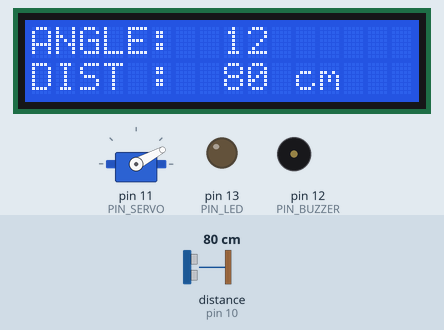
The sketch below on a simulated Arduino Uno, built with avr-gcc and run on an emulated ATmega328P. On the bench: servo, 16×2 character LCD, output pins drawn as LEDs (lit = HIGH), buzzer (waves = sounding, pin HIGH). Wiring (inferred from the names in the program): ultrasonic range finder: trigger pin 9; echo pin 10. The test bench sets the inputs (shaded band); at power-on: distance to the obstacle (sensor on pin 10) 80 cm. The echo pulse lasts 58.3 µs per cm; pins used as bus, display or sensor lines are not drawn; what the sketch prints to the serial monitor is not drawn.

Above: at 2.1 s.
2.2 s: distance to the obstacle (sensor on pin 10) set to 33 cm
At 2.65 s:
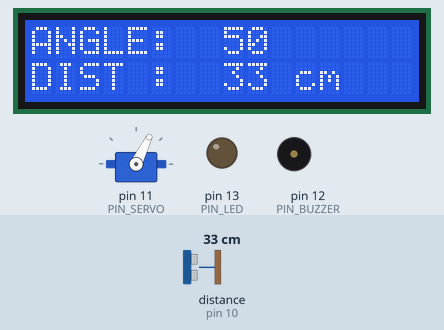
4.6 s: distance to the obstacle (sensor on pin 10) set to 28 cm
At 4.9 s:
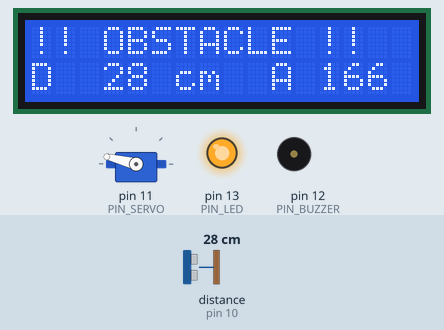
6.3 s: distance to the obstacle (sensor on pin 10) set to 36 cm
At 6.95 s:
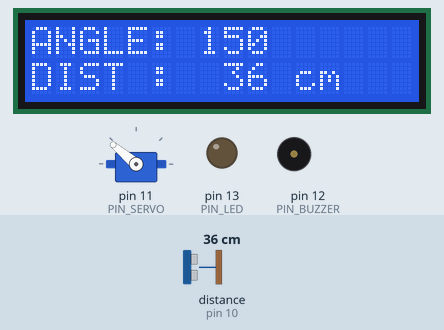
8.2 s: distance to the obstacle (sensor on pin 10) set to 2 cm
At 8.35 s:
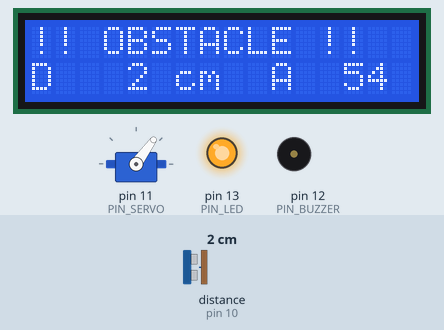
Timing chart, 0 to 11.0 s (numbered marks = the images above; inputs shaded):
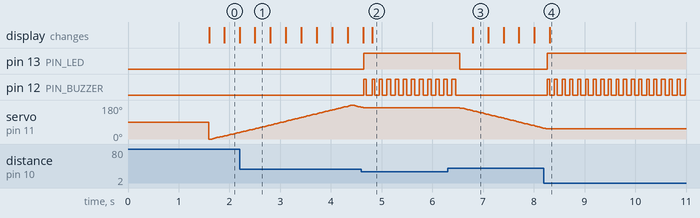

Measured:
- the behaviour switches between 31 and 30 cm on distance to the obstacle (sensor on pin 10) (found by bisection; images 1 and 2)
- the behaviour switches between 32 and 33 cm on distance to the obstacle (sensor on pin 10) (found by bisection; images 2 and 3)
- after the input at 4.6 s, pin 13 (PIN_LED): LOW → HIGH after 0.05 s; pin 12 (PIN_BUZZER): alternates HIGH for 0.07 s and LOW for 0.09 s, starting after 0.05 s; servo on pin 11 (PIN_SERVO): goes on until 4.6 s, then stays 166°; the display: first differs from a run without the input after 0.22 s (image 2)
- after the input at 6.3 s, pin 13 (PIN_LED): HIGH → LOW after 0.24 s; pin 12 (PIN_BUZZER): goes on until 6.5 s, then stays LOW; servo on pin 11 (PIN_SERVO): moves from 166° to 58° over 1.6 s, starting after 0.24 s; the display: changes after 0.50 s (image 3)
- after the input at 8.2 s, pin 13 (PIN_LED): LOW → HIGH after 0.06 s; pin 12 (PIN_BUZZER): alternates HIGH for 0.06 s and LOW for 0.09 s, starting after 0.06 s; servo on pin 11 (PIN_SERVO): goes on until 8.2 s, then stays 54°; the display: changes after 0.11 s (image 4)
- by itself, servo on pin 11 (PIN_SERVO): rises from 34° to 180° in 2.2 s, then falls to 168° in 0.18 s

The sketch:

radar.ino
```cpp
/*
 * ==========================================================================
 *  ULTRASONIC RADAR - Arduino Uno / Nano - single-file build
 * ==========================================================================
 *
 *  180 degree sweep with obstacle alarm. One sketch, three sensors: pick ONE
 *  line in section 1 (SENSOR_TYPE) and wire the matching sensor.
 *
 *   - Servo steps across 0..180 degrees and pings at every step
 *   - Anything closer than ALARM_CM (30 cm) stops the sweep, sounds the
 *     buzzer, lights the red LED and shows angle + distance on the LCD
 *   - The sweep resumes only after the path stays clear for RELEASE_HOLD_MS
 *
 *  Why it stays stable:
 *    - Servo settles between steps (no lost steps, no random angles)
 *    - Ultrasonic readings are a median of 3 pings
 *    - Alarm needs 2 consecutive close readings
 *    - Release needs 200 ms of continuous clear readings (32 cm hysteresis)
 *    - No blocking delays in the control flow: loop() is a millis() state
 *      machine, so the buzzer and LCD never stall the sweep
 *
 *  Libraries (only the one you use is required):
 *    - Servo                  (bundled with the IDE)
 *    - LiquidCrystal I2C      by Frank de Brabander
 *    - VL53L0X                by Pololu   (SENSOR_TOF only)
 *
 *  Wiring and calibration: see README.md
 * ==========================================================================
 */

/* ==========================================================================
 *  1. CONFIG - pick the sensor
 * ========================================================================== */

#define SENSOR_ULTRASONIC 0
#define SENSOR_TOF        1
#define SENSOR_IR         2

#ifndef SENSOR_TYPE
  #define SENSOR_TYPE SENSOR_ULTRASONIC   // <-- change this line
#endif

/* ==========================================================================
 *  2. INCLUDES AND PINS
 * ========================================================================== */

#include <Wire.h>
#include <Servo.h>
#include <LiquidCrystal_I2C.h>

#if SENSOR_TYPE == SENSOR_TOF
  #include <VL53L0X.h>
#endif

const uint8_t PIN_SERVO  = 11;
const uint8_t PIN_BUZZER = 12;
const uint8_t PIN_LED    = 13;

#if SENSOR_TYPE == SENSOR_ULTRASONIC
  const uint8_t PIN_TRIG = 9;
  const uint8_t PIN_ECHO = 10;
#elif SENSOR_TYPE == SENSOR_IR
  const uint8_t PIN_IR = A0;
#endif

/* ==========================================================================
 *  3. PER-SENSOR SETTINGS
 * ========================================================================== */

#if SENSOR_TYPE == SENSOR_ULTRASONIC

  const uint8_t  ANGLE_STEP        = 2;
  const uint16_t STEP_INTERVAL_MS  = 30;    // settle + ping per step
  const uint16_t MAX_RANGE_CM      = 150;
  const uint16_t ECHO_TIMEOUT_US   = 10000; // ~170 cm round trip
  const uint8_t  SAMPLES_PER_POINT = 3;     // median filter size (odd)
  const char     SENSOR_NAME[]     = "HC-SR04";

#elif SENSOR_TYPE == SENSOR_TOF

  const uint8_t  ANGLE_STEP        = 3;
  const uint16_t STEP_INTERVAL_MS  = 40;    // > one 20 ms measurement
  const uint16_t MAX_RANGE_CM      = 120;
  const char     SENSOR_NAME[]     = "VL53L0X";

#else // SENSOR_IR

  const uint8_t  ANGLE_STEP       = 3;
  const uint16_t STEP_INTERVAL_MS = 40;
  const uint16_t MAX_RANGE_CM     = 80;

  // distance_cm = CAL_A * volts ^ CAL_B  (see README "Calibrating the IR")
  const float    CAL_A         = 27.86;
  const float    CAL_B         = -1.15;
  const uint8_t  IR_SAMPLES    = 8;
  const float    IR_MIN_VOLT   = 0.25;      // below this: nothing in range
  const uint16_t MIN_RANGE_CM  = 8;         // curve unusable closer
  const char     SENSOR_NAME[] = "GP2Y0A21";

#endif

/* ==========================================================================
 *  4. SHARED SETTINGS
 * ========================================================================== */

const uint8_t  ANGLE_MIN        = 0;
const uint8_t  ANGLE_MAX        = 180;

const uint16_t ALARM_CM         = 30;    // trigger distance
const uint16_t RELEASE_CM       = 32;    // hysteresis: must clear this far
const uint16_t RELEASE_HOLD_MS  = 200;   // ...and stay clear this long
const uint8_t  TRIGGER_SAMPLES  = 2;     // consecutive hits needed
const uint16_t ALARM_SAMPLE_MS  = 40;    // re-ping rate while stopped

const uint16_t SPLASH_MS            = 1500;
const bool     SPLASH_UNTIL_FIRST_ECHO = false;

const uint16_t LCD_INTERVAL_MS = 200;
const uint8_t  BEEP_ON_MS      = 60;
const uint8_t  BEEP_OFF_MS     = 90;
const bool     PASSIVE_BUZZER  = false;  // true for a passive buzzer
const uint16_t BUZZER_TONE_HZ  = 2200;

const uint16_t SERVO_MIN_US = 544;
const uint16_t SERVO_MAX_US = 2400;

const bool DEBUG_SERIAL = true;

/* ==========================================================================
 *  5. OBJECTS AND STATE
 * ========================================================================== */

LiquidCrystal_I2C lcd(0x27, 16, 2);   // 0x27 usual; try 0x3F if blank
Servo servo;

#if SENSOR_TYPE == SENSOR_TOF
  VL53L0X tof;
  bool sensorOk = false;
#endif

enum Mode { MODE_SPLASH, MODE_SWEEP, MODE_ALARM };

Mode     mode          = MODE_SPLASH;
uint32_t modeSince     = 0;
uint32_t lastStepAt    = 0;
uint32_t lastAlarmPing = 0;
uint32_t clearSince    = 0;
uint32_t lastLcdAt     = 0;
uint32_t buzzerAt      = 0;
uint32_t lastSplashPing = 0;

bool buzzerOn         = false;
bool clearTimerActive = false;

uint8_t  angle      = ANGLE_MIN;
int8_t   direction  = 1;
uint16_t distanceCm = 0;   // 0 means "no echo"
uint8_t  closeCount = 0;

char lcdCache[2][17] = { "", "" };

/* ==========================================================================
 *  6. SETUP / LOOP
 * ========================================================================== */

void setup() {
  pinMode(PIN_BUZZER, OUTPUT);
  pinMode(PIN_LED, OUTPUT);
  digitalWrite(PIN_BUZZER, LOW);
  digitalWrite(PIN_LED, LOW);

  if (DEBUG_SERIAL) {
    Serial.begin(115200);
    Serial.print(F("radar: "));
    Serial.println(SENSOR_NAME);
  }

  servo.attach(PIN_SERVO, SERVO_MIN_US, SERVO_MAX_US);
  servo.write(90);                 // park in the middle during the splash

  lcd.init();
  lcd.backlight();
  lcd.clear();
  lcd.setCursor(0, 0);
  lcd.print(F("  Ultrasonic  "));
  lcd.setCursor(0, 1);
  lcd.print(F("     Radar    "));

#if SENSOR_TYPE == SENSOR_TOF
  sensorOk = sensorBegin();
  if (!sensorOk) {
    lcd.setCursor(0, 1);
    lcd.print(F(" ToF not found "));
    if (DEBUG_SERIAL) Serial.println(F("VL53L0X not detected - check SDA/SCL/5V"));
  }
#else
  sensorBegin();
#endif

  modeSince = millis();
}

void loop() {
  uint32_t now = millis();

  switch (mode) {
    case MODE_SPLASH: splashStep(now); break;
    case MODE_SWEEP:  sweepStep(now);  break;
    case MODE_ALARM:  alarmStep(now);  break;
  }

  digitalWrite(PIN_LED, mode == MODE_ALARM ? HIGH : LOW);
  serviceBuzzer(now);
  serviceLcd(now);
}

/* ==========================================================================
 *  7. STATE MACHINE
 * ========================================================================== */

/* Boot screen. Optionally waits for the first echo before sweeping. */
void splashStep(uint32_t now) {
  if (SPLASH_UNTIL_FIRST_ECHO && now - lastSplashPing >= 100) {
    lastSplashPing = now;
    int16_t d = readDistanceCm();
    if (d > 0) {
      startSweep(now, d);
      return;
    }
  }
  if (now - modeSince >= SPLASH_MS) startSweep(now, 0);
}

void startSweep(uint32_t now, int16_t initialDistance) {
  mode        = MODE_SWEEP;
  modeSince   = now;
  lastStepAt  = now;
  angle       = ANGLE_MIN;
  direction   = 1;
  closeCount  = 0;
  distanceCm  = initialDistance > 0 ? (uint16_t)initialDistance : 0;
  servo.write(angle);

  lcd.clear();
  lcdCache[0][0] = '\0';
  lcdCache[1][0] = '\0';

  if (DEBUG_SERIAL) Serial.println(F("-- sweep start --"));
}

/* One servo step per STEP_INTERVAL_MS: ping, decide, then move. */
void sweepStep(uint32_t now) {
  if (now - lastStepAt < STEP_INTERVAL_MS) return;
  lastStepAt = now;

  int16_t d = readDistanceCm();
  distanceCm = d > 0 ? (uint16_t)d : 0;

  if (DEBUG_SERIAL) {
    Serial.print(F("A="));
    Serial.print(angle);
    Serial.print(F(" D="));
    if (d > 0) Serial.println(d); else Serial.println(F("--"));
  }

  if (d > 0 && (uint16_t)d <= ALARM_CM) {
    if (closeCount < 255) closeCount++;
  } else {
    closeCount = 0;
  }

  if (closeCount >= TRIGGER_SAMPLES) {
    enterAlarm(now);
    return;
  }

  advanceAngle();
}

/* Hold the angle, keep measuring, leave only after a stable clear. */
void alarmStep(uint32_t now) {
  if (now - lastAlarmPing < ALARM_SAMPLE_MS) return;
  lastAlarmPing = now;

  int16_t d = readDistanceCm();
  bool clear = (d < 0) || ((uint16_t)d > RELEASE_CM);

  if (clear) {
    if (!clearTimerActive) {
      clearTimerActive = true;
      clearSince = now;
    } else if (now - clearSince >= RELEASE_HOLD_MS) {
      exitAlarm(now);
      return;
    }
  } else {
    clearTimerActive = false;
    distanceCm = (uint16_t)d;
  }
}

void enterAlarm(uint32_t now) {
  mode             = MODE_ALARM;
  modeSince        = now;
  lastAlarmPing    = now;
  clearTimerActive = false;
  buzzerOn         = true;
  buzzerAt         = now;
  outputBuzzer(true);

  if (DEBUG_SERIAL) {
    Serial.print(F("!! ALARM at "));
    Serial.print(angle);
    Serial.print(F(" deg, "));
    Serial.print(distanceCm);
    Serial.println(F(" cm"));
  }
}

void exitAlarm(uint32_t now) {
  mode             = MODE_SWEEP;
  modeSince        = now;
  lastStepAt       = now;
  closeCount       = 0;
  clearTimerActive = false;
  buzzerOn         = false;
  outputBuzzer(false);

  advanceAngle();          // resume from here, same direction

  if (DEBUG_SERIAL) Serial.println(F("-- clear, sweep resumes --"));
}

/* Bounce between 0 and 180 and write the new angle to the servo. */
void advanceAngle() {
  if (direction > 0) {
    if (angle >= ANGLE_MAX - ANGLE_STEP) {
      angle = ANGLE_MAX;
      direction = -1;
    } else {
      angle += ANGLE_STEP;
    }
  } else {
    if (angle <= ANGLE_MIN + ANGLE_STEP) {
      angle = ANGLE_MIN;
      direction = 1;
    } else {
      angle -= ANGLE_STEP;
    }
  }
  servo.write(angle);
}

/* ==========================================================================
 *  8. SENSOR LAYER - only the selected implementation is compiled
 * ========================================================================== */

bool sensorBegin() {
#if SENSOR_TYPE == SENSOR_ULTRASONIC
  pinMode(PIN_TRIG, OUTPUT);
  pinMode(PIN_ECHO, INPUT);
  digitalWrite(PIN_TRIG, LOW);
  return true;

#elif SENSOR_TYPE == SENSOR_TOF
  Wire.begin();
  tof.setTimeout(500);
  if (!tof.init()) return false;
  tof.setMeasurementTimingBudget(20000);   // 20 ms, ~1.2 m
  tof.startContinuous();
  return true;

#else // SENSOR_IR
  pinMode(PIN_IR, INPUT);
  return true;
#endif
}

#if SENSOR_TYPE == SENSOR_ULTRASONIC
/* Single HC-SR04 ping, rounded to whole cm. Returns -1 on timeout. */
int16_t pingOnce() {
  digitalWrite(PIN_TRIG, LOW);
  delayMicroseconds(2);
  digitalWrite(PIN_TRIG, HIGH);
  delayMicroseconds(10);
  digitalWrite(PIN_TRIG, LOW);

  unsigned long us = pulseIn(PIN_ECHO, HIGH, ECHO_TIMEOUT_US);
  if (us == 0) return -1;

  // cm = us / 58.3, rounded to the nearest centimetre
  int16_t cm = (int16_t)((us + 29) / 58);
  if (cm < 2 || (uint16_t)cm > MAX_RANGE_CM) return -1;
  return cm;
}
#endif

/* Latest distance in whole cm, or -1 when there is no usable reading. */
int16_t readDistanceCm() {
#if SENSOR_TYPE == SENSOR_ULTRASONIC

  int16_t v[SAMPLES_PER_POINT];

  for (uint8_t i = 0; i < SAMPLES_PER_POINT; i++) {
    v[i] = pingOnce();
    delay(3);                       // let the previous echo die out
  }

  // insertion sort (tiny array)
  for (uint8_t i = 1; i < SAMPLES_PER_POINT; i++) {
    int16_t key = v[i];
    int8_t j = i - 1;
    while (j >= 0 && v[j] > key) {
      v[j + 1] = v[j];
      j--;
    }
    v[j + 1] = key;
  }

  return v[SAMPLES_PER_POINT / 2];

#elif SENSOR_TYPE == SENSOR_TOF

  if (!sensorOk) return -1;

  uint16_t mm = tof.readRangeContinuousMillimeters();

  if (tof.timeoutOccurred()) {
    tof.startContinuous();          // resync after a timeout
    return -1;
  }

  if (mm < 30) return -1;           // < 3 cm: sensor blind spot
  uint16_t cm = (mm + 5) / 10;      // mm -> cm, rounded
  if (cm > MAX_RANGE_CM) return -1;

  return (int16_t)cm;

#else // SENSOR_IR

  uint16_t raw = 0;
  for (uint8_t i = 0; i < IR_SAMPLES; i++) {
    raw += analogRead(PIN_IR);
    delayMicroseconds(200);
  }
  float volts = (raw / (float)IR_SAMPLES) * 5.0f / 1023.0f;

  if (volts < IR_MIN_VOLT) return -1;          // nothing within ~80 cm

  float cm = CAL_A * pow(volts, CAL_B);

  if (cm < MIN_RANGE_CM || cm > MAX_RANGE_CM) return -1;
  return (int16_t)(cm + 0.5f);                 // round to nearest cm

#endif
}

/* ==========================================================================
 *  9. OUTPUT - buzzer and LCD
 * ========================================================================== */

void outputBuzzer(bool on) {
  if (PASSIVE_BUZZER) {
    if (on) tone(PIN_BUZZER, BUZZER_TONE_HZ);
    else    noTone(PIN_BUZZER);
  } else {
    digitalWrite(PIN_BUZZER, on ? HIGH : LOW);
  }
}

/* On/off pattern driven by millis(), so the sweep never waits on it. */
void serviceBuzzer(uint32_t now) {
  if (mode != MODE_ALARM) {
    if (buzzerOn) {
      buzzerOn = false;
      outputBuzzer(false);
    }
    return;
  }

  uint16_t interval = buzzerOn ? BEEP_ON_MS : BEEP_OFF_MS;
  if (now - buzzerAt >= interval) {
    buzzerAt = now;
    buzzerOn = !buzzerOn;
    outputBuzzer(buzzerOn);
  }
}

void setLcdLine(uint8_t row, const char *text) {
  char padded[17];
  snprintf(padded, sizeof(padded), "%-16.16s", text);

  if (strcmp(padded, lcdCache[row]) == 0) return;   // only touch I2C on change

  strcpy(lcdCache[row], padded);
  lcd.setCursor(0, row);
  lcd.print(padded);
}

void serviceLcd(uint32_t now) {
  if (now - lastLcdAt < LCD_INTERVAL_MS) return;
  lastLcdAt = now;

  char line[17];

#if SENSOR_TYPE == SENSOR_TOF
  if (!sensorOk) {
    setLcdLine(0, "ToF not found");
    setLcdLine(1, "Check I2C 0x29");
    return;
  }
#endif

  if (mode == MODE_ALARM) {
    setLcdLine(0, "!! OBSTACLE !!");

    if (distanceCm > 0) {
      snprintf(line, sizeof(line), "D %3u cm  A %3u", (unsigned)distanceCm, (unsigned)angle);
    } else {
      snprintf(line, sizeof(line), "D --- cm  A %3u", (unsigned)angle);
    }
    setLcdLine(1, line);

  } else if (mode == MODE_SPLASH) {
    // static boot text is drawn once in setup()

  } else {
    snprintf(line, sizeof(line), "ANGLE: %3u", (unsigned)angle);
    setLcdLine(0, line);

    if (distanceCm > 0) {
      snprintf(line, sizeof(line), "DIST : %3u cm", (unsigned)distanceCm);
    } else {
      snprintf(line, sizeof(line), "DIST : --- cm");
    }
    setLcdLine(1, line);
  }
}
```
